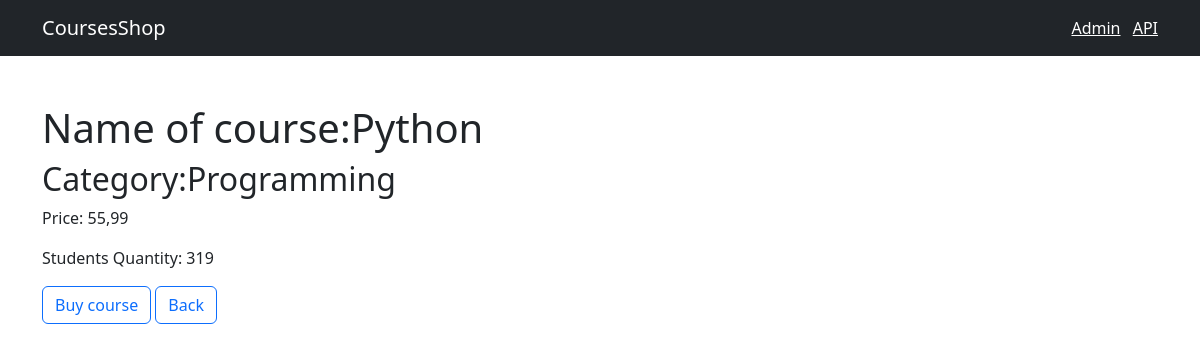
The page /course/1 on the database its author committed.
### shop/models.py (models this page shows, shortened)
class Course(models.Model):
    title = models.CharField(max_length=300)
    date_of_creation = models.DateTimeField(default = timezone.now)
    price = models.FloatField()
    students_qty = models.IntegerField()
    reviews_qty = models.IntegerField()
    category = models.ForeignKey(Category, on_delete=models.CASCADE)

class Category(models.Model):
    title = models.CharField(max_length=255)
    date_of_creation = models.DateTimeField(default = timezone.now)
    def __str__(self):
        return self.title

### shop/views.py (the view)
# urls.py: path("course/<int:course_id>", views.single_course, name="single_course"),
def single_course(request, course_id):
    course = get_object_or_404(models.Course, pk=course_id)
    return render(request, 'shop/single_course.html', {"course": course})

### templates/shop/single_course.html (shortened to what this page needs)
{% extends "base.html"%}
{% block content %}
<h1 class="mt-5"> Name of course:{{course.title}}</h1>
<h2>Category:{{course.category}}</h2>
<p>Price: {{course.price}}</p>
<p>Students Quantity: {{course.students_qty}}</p>
<button class="btn btn-outline-primary" onclick="location.href='https://google.com/'">Buy course</button>
    <button type="button" onclick="window.history.go(-1)" class="btn btn-outline-primary"> Back</button>
{% endblock %}

### rows shown on the page
Course: title "Python", category "Programming", price "55,99", students_qty "319"
